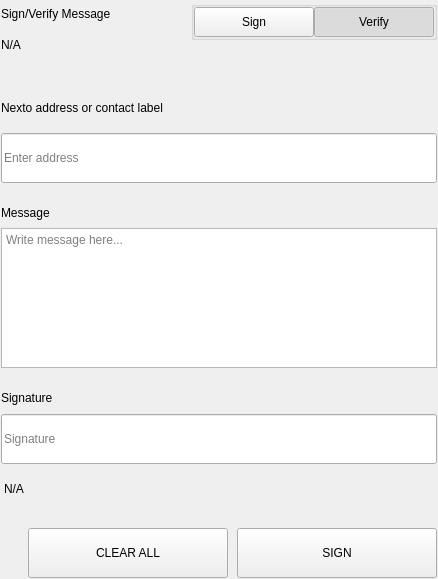
<?xml version="1.0" encoding="UTF-8"?>
<ui version="4.0">
 <class>SettingsSignMessageWidgets</class>
 <widget class="QWidget" name="SettingsSignMessageWidgets">
  <property name="geometry">
   <rect>
    <x>0</x>
    <y>0</y>
    <width>438</width>
    <height>579</height>
   </rect>
  </property>
  <property name="windowTitle">
   <string notr="true">N/A</string>
  </property>
  <layout class="QVBoxLayout" name="verticalLayout">
   <property name="spacing">
    <number>0</number>
   </property>
   <property name="leftMargin">
    <number>0</number>
   </property>
   <property name="topMargin">
    <number>0</number>
   </property>
   <property name="rightMargin">
    <number>0</number>
   </property>
   <property name="bottomMargin">
    <number>0</number>
   </property>
   <item>
    <widget class="QWidget" name="left" native="true">
     <layout class="QVBoxLayout" name="verticalLayout_3">
      <property name="leftMargin">
       <number>0</number>
      </property>
      <property name="topMargin">
       <number>0</number>
      </property>
      <property name="rightMargin">
       <number>0</number>
      </property>
      <property name="bottomMargin">
       <number>0</number>
      </property>
      <item>
       <widget class="QWidget" name="container_sign" native="true">
        <layout class="QVBoxLayout" name="verticalLayout_2">
         <property name="spacing">
          <number>0</number>
         </property>
         <property name="leftMargin">
          <number>1</number>
         </property>
         <property name="topMargin">
          <number>1</number>
         </property>
         <property name="rightMargin">
          <number>1</number>
         </property>
         <property name="bottomMargin">
          <number>1</number>
         </property>
         <item>
          <layout class="QHBoxLayout" name="horizontalLayout_3" stretch="3,1">
           <property name="spacing">
            <number>40</number>
           </property>
           <item>
            <layout class="QVBoxLayout" name="verticalLayoutTitle">
             <property name="spacing">
              <number>5</number>
             </property>
             <item>
              <widget class="QLabel" name="labelTitle">
               <property name="text">
                <string>Sign/Verify Message</string>
               </property>
              </widget>
             </item>
             <item>
              <widget class="QLabel" name="labelSubtitle1">
               <property name="text">
                <string notr="true">N/A</string>
               </property>
               <property name="wordWrap">
                <bool>true</bool>
               </property>
              </widget>
             </item>
            </layout>
           </item>
           <item alignment="Qt::AlignRight|Qt::AlignTop">
            <widget class="QWidget" name="containerSwitch" native="true">
             <property name="styleSheet">
              <string notr="true">#containerSwitch{
	padding-top:9px;
}</string>
             </property>
             <layout class="QVBoxLayout" name="verticalLayout_6">
              <property name="spacing">
               <number>4</number>
              </property>
              <property name="leftMargin">
               <number>0</number>
              </property>
              <property name="topMargin">
               <number>0</number>
              </property>
              <property name="rightMargin">
               <number>0</number>
              </property>
              <property name="bottomMargin">
               <number>0</number>
              </property>
              <item alignment="Qt::AlignRight">
               <widget class="QGroupBox" name="groupBox">
                <property name="sizePolicy">
                 <sizepolicy hsizetype="Fixed" vsizetype="Preferred">
                  <horstretch>0</horstretch>
                  <verstretch>0</verstretch>
                 </sizepolicy>
                </property>
                <property name="title">
                 <string/>
                </property>
                <property name="alignment">
                 <set>Qt::AlignRight|Qt::AlignTop|Qt::AlignTrailing</set>
                </property>
                <layout class="QHBoxLayout" name="horizontalLayout_4">
                 <property name="spacing">
                  <number>0</number>
                 </property>
                 <property name="leftMargin">
                  <number>0</number>
                 </property>
                 <property name="topMargin">
                  <number>0</number>
                 </property>
                 <property name="rightMargin">
                  <number>0</number>
                 </property>
                 <property name="bottomMargin">
                  <number>0</number>
                 </property>
                 <item>
                  <widget class="QPushButton" name="pushSign">
                   <property name="minimumSize">
                    <size>
                     <width>120</width>
                     <height>30</height>
                    </size>
                   </property>
                   <property name="maximumSize">
                    <size>
                     <width>120</width>
                     <height>30</height>
                    </size>
                   </property>
                   <property name="focusPolicy">
                    <enum>Qt::NoFocus</enum>
                   </property>
                   <property name="text">
                    <string>Sign</string>
                   </property>
                   <property name="checkable">
                    <bool>true</bool>
                   </property>
                   <property name="autoExclusive">
                    <bool>true</bool>
                   </property>
                  </widget>
                 </item>
                 <item>
                  <widget class="QPushButton" name="pushVerify">
                   <property name="minimumSize">
                    <size>
                     <width>120</width>
                     <height>30</height>
                    </size>
                   </property>
                   <property name="maximumSize">
                    <size>
                     <width>120</width>
                     <height>30</height>
                    </size>
                   </property>
                   <property name="focusPolicy">
                    <enum>Qt::NoFocus</enum>
                   </property>
                   <property name="text">
                    <string>Verify</string>
                   </property>
                   <property name="checkable">
                    <bool>true</bool>
                   </property>
                   <property name="checked">
                    <bool>true</bool>
                   </property>
                   <property name="autoExclusive">
                    <bool>true</bool>
                   </property>
                  </widget>
                 </item>
                </layout>
               </widget>
              </item>
              <item alignment="Qt::AlignHCenter|Qt::AlignTop">
               <widget class="QLabel" name="labelSubtitleSwitch">
                <property name="text">
                 <string/>
                </property>
                <property name="alignment">
                 <set>Qt::AlignRight|Qt::AlignTrailing|Qt::AlignVCenter</set>
                </property>
               </widget>
              </item>
             </layout>
            </widget>
           </item>
          </layout>
         </item>
         <item>
          <spacer name="verticalSpacer_2">
           <property name="orientation">
            <enum>Qt::Vertical</enum>
           </property>
           <property name="sizeType">
            <enum>QSizePolicy::Fixed</enum>
           </property>
           <property name="sizeHint" stdset="0">
            <size>
             <width>20</width>
             <height>40</height>
            </size>
           </property>
          </spacer>
         </item>
         <item>
          <widget class="QWidget" name="containerAddress" native="true">
           <property name="sizePolicy">
            <sizepolicy hsizetype="Preferred" vsizetype="Fixed">
             <horstretch>0</horstretch>
             <verstretch>0</verstretch>
            </sizepolicy>
           </property>
           <layout class="QVBoxLayout" name="verticalLayout_5" stretch="0,0">
            <property name="spacing">
             <number>15</number>
            </property>
            <property name="leftMargin">
             <number>0</number>
            </property>
            <property name="topMargin">
             <number>0</number>
            </property>
            <property name="rightMargin">
             <number>0</number>
            </property>
            <property name="bottomMargin">
             <number>0</number>
            </property>
            <item>
             <widget class="QLabel" name="labelSubtitleAddress">
              <property name="minimumSize">
               <size>
                <width>0</width>
                <height>20</height>
               </size>
              </property>
              <property name="maximumSize">
               <size>
                <width>16777215</width>
                <height>20</height>
               </size>
              </property>
              <property name="text">
               <string>Nexto address or contact label</string>
              </property>
             </widget>
            </item>
            <item>
             <widget class="QLineEdit" name="addressIn_SM">
              <property name="minimumSize">
               <size>
                <width>0</width>
                <height>50</height>
               </size>
              </property>
              <property name="maximumSize">
               <size>
                <width>16777215</width>
                <height>50</height>
               </size>
              </property>
              <property name="placeholderText">
               <string>Enter address</string>
              </property>
             </widget>
            </item>
           </layout>
          </widget>
         </item>
         <item>
          <spacer name="verticalSpacer_3">
           <property name="orientation">
            <enum>Qt::Vertical</enum>
           </property>
           <property name="sizeType">
            <enum>QSizePolicy::Fixed</enum>
           </property>
           <property name="sizeHint" stdset="0">
            <size>
             <width>20</width>
             <height>20</height>
            </size>
           </property>
          </spacer>
         </item>
         <item>
          <layout class="QVBoxLayout" name="verticalLayout_9">
           <property name="spacing">
            <number>5</number>
           </property>
           <item>
            <widget class="QLabel" name="labelSubtitleMessage">
             <property name="minimumSize">
              <size>
               <width>0</width>
               <height>20</height>
              </size>
             </property>
             <property name="maximumSize">
              <size>
               <width>16777215</width>
               <height>20</height>
              </size>
             </property>
             <property name="text">
              <string>Message</string>
             </property>
            </widget>
           </item>
           <item>
            <widget class="QPlainTextEdit" name="messageIn_SM">
             <property name="minimumSize">
              <size>
               <width>0</width>
               <height>140</height>
              </size>
             </property>
             <property name="maximumSize">
              <size>
               <width>16777215</width>
               <height>140</height>
              </size>
             </property>
             <property name="placeholderText">
              <string>Write message here...</string>
             </property>
            </widget>
           </item>
          </layout>
         </item>
         <item>
          <spacer name="verticalSpacer_4">
           <property name="orientation">
            <enum>Qt::Vertical</enum>
           </property>
           <property name="sizeType">
            <enum>QSizePolicy::Fixed</enum>
           </property>
           <property name="sizeHint" stdset="0">
            <size>
             <width>20</width>
             <height>20</height>
            </size>
           </property>
          </spacer>
         </item>
         <item>
          <widget class="QWidget" name="widget" native="true">
           <property name="minimumSize">
            <size>
             <width>0</width>
             <height>75</height>
            </size>
           </property>
           <property name="maximumSize">
            <size>
             <width>16777215</width>
             <height>16777215</height>
            </size>
           </property>
           <layout class="QVBoxLayout" name="verticalLayout_4">
            <property name="leftMargin">
             <number>0</number>
            </property>
            <property name="topMargin">
             <number>0</number>
            </property>
            <property name="rightMargin">
             <number>0</number>
            </property>
            <property name="bottomMargin">
             <number>0</number>
            </property>
            <item>
             <widget class="QLabel" name="labelSubtitleSignature">
              <property name="minimumSize">
               <size>
                <width>0</width>
                <height>20</height>
               </size>
              </property>
              <property name="maximumSize">
               <size>
                <width>16777215</width>
                <height>20</height>
               </size>
              </property>
              <property name="text">
               <string>Signature</string>
              </property>
             </widget>
            </item>
            <item>
             <widget class="QLineEdit" name="signatureOut_SM">
              <property name="minimumSize">
               <size>
                <width>0</width>
                <height>50</height>
               </size>
              </property>
              <property name="placeholderText">
               <string>Signature</string>
              </property>
             </widget>
            </item>
           </layout>
          </widget>
         </item>
         <item>
          <widget class="QLabel" name="statusLabel_SM">
           <property name="styleSheet">
            <string notr="true">padding-top:5px;</string>
           </property>
           <property name="text">
            <string notr="true">N/A</string>
           </property>
          </widget>
         </item>
         <item>
          <spacer name="verticalSpacer">
           <property name="orientation">
            <enum>Qt::Vertical</enum>
           </property>
           <property name="sizeType">
            <enum>QSizePolicy::Fixed</enum>
           </property>
           <property name="sizeHint" stdset="0">
            <size>
             <width>20</width>
             <height>20</height>
            </size>
           </property>
          </spacer>
         </item>
         <item>
          <layout class="QHBoxLayout" name="horizontalLayout_7">
           <property name="spacing">
            <number>9</number>
           </property>
           <item>
            <spacer name="horizontalSpacer_5">
             <property name="orientation">
              <enum>Qt::Horizontal</enum>
             </property>
             <property name="sizeType">
              <enum>QSizePolicy::Expanding</enum>
             </property>
             <property name="sizeHint" stdset="0">
              <size>
               <width>40</width>
               <height>20</height>
              </size>
             </property>
            </spacer>
           </item>
           <item>
            <widget class="QPushButton" name="pushButtonClear">
             <property name="minimumSize">
              <size>
               <width>200</width>
               <height>50</height>
              </size>
             </property>
             <property name="focusPolicy">
              <enum>Qt::NoFocus</enum>
             </property>
             <property name="text">
              <string>CLEAR ALL</string>
             </property>
            </widget>
           </item>
           <item>
            <widget class="QPushButton" name="pushButtonSave">
             <property name="minimumSize">
              <size>
               <width>200</width>
               <height>50</height>
              </size>
             </property>
             <property name="maximumSize">
              <size>
               <width>200</width>
               <height>50</height>
              </size>
             </property>
             <property name="focusPolicy">
              <enum>Qt::NoFocus</enum>
             </property>
             <property name="text">
              <string>SIGN</string>
             </property>
            </widget>
           </item>
          </layout>
         </item>
        </layout>
       </widget>
      </item>
     </layout>
    </widget>
   </item>
  </layout>
 </widget>
 <resources/>
 <connections/>
</ui>
